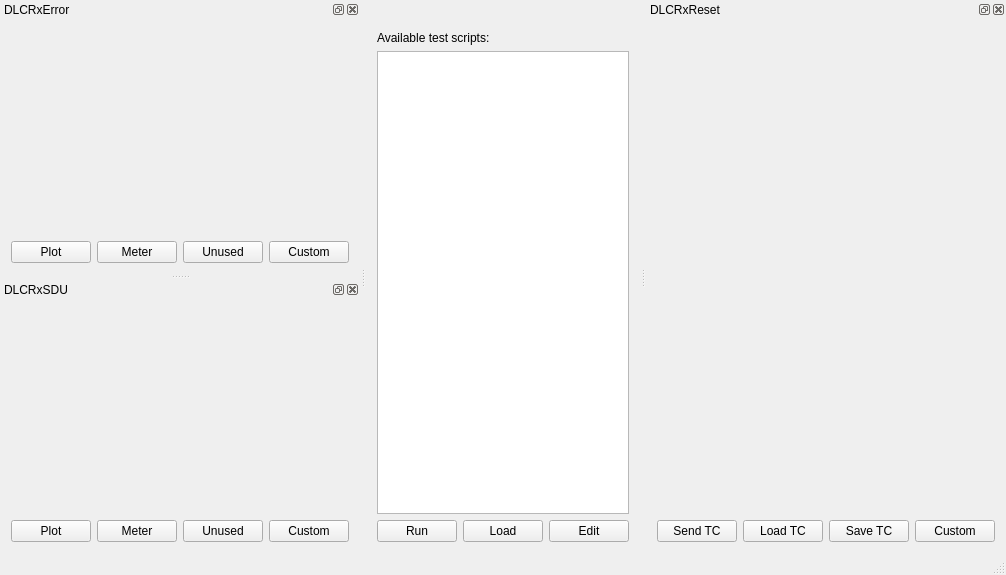
<?xml version="1.0" encoding="UTF-8"?>
<ui version="4.0">
 <class>MainWindow</class>
 <widget class="TasteMainWindow" name="MainWindow">
  <property name="geometry">
   <rect>
    <x>0</x>
    <y>0</y>
    <width>710</width>
    <height>575</height>
   </rect>
  </property>
  <property name="windowTitle">
   <string>rtapp</string>
  </property>
  <property name="tabShape">
   <enum>QTabWidget::Rounded</enum>
  </property>
  <property name="dockOptions">
   <set>QMainWindow::AllowNestedDocks|QMainWindow::AllowTabbedDocks|QMainWindow::AnimatedDocks</set>
  </property>
  <widget class="QWidget" name="centralWidget">
  <layout class="QVBoxLayout" name="verticalLayout">
     <item>
      <widget class="QLabel" name="tasteLogo" native="true">
       <property name="pixmap">
        <pixmap>tasteLogo_white.png</pixmap>
       </property>
      </widget>
     </item>
     <item>
      <widget class="QLabel" name="instructions" native="true">
       <property name="text">
        <string>Available test scripts:</string>
       </property>
      </widget>
     </item>
     <item>
      <widget class="QListWidget" name="msc" native="true"/>
     </item>
     <item>
      <layout class="QHBoxLayout" name="horizontalLayout">
       <item>
        <widget class="QPushButton" name="runMSC">
         <property name="text">
          <string>Run</string>
         </property>
        </widget>
       </item>
       <item>
        <widget class="QPushButton" name="loadMSC">
         <property name="text">
          <string>Load</string>
         </property>
        </widget>
       </item>
       <item>
        <widget class="QPushButton" name="editMSC">
         <property name="text">
          <string>Edit</string>
         </property>
        </widget>
       </item>
      </layout>
     </item>
    </layout>
   </widget>
   <widget class="QStatusBar" name="statusBar"/>
  <widget class="QDockWidget" name="tm_0">
   <property name="allowedAreas">
    <set>Qt::RightDockWidgetArea</set>
   </property>
   <property name="windowTitle">
    <string>DLCRxError</string>
   </property>
   <attribute name="dockWidgetArea">
    <number>1</number>
   </attribute>
   <widget class="QWidget" name="dockWidgetContents">
    <layout class="QVBoxLayout" name="verticalLayout">
     <item>
      <widget class="asn1Viewer" name="DLCRxError" native="true"/>
     </item>
     <item>
      <layout class="QHBoxLayout" name="horizontalLayout">
       <item>
        <widget class="QPushButton" name="plotButton">
         <property name="text">
          <string>Plot</string>
         </property>
        </widget>
       </item>
       <item>
        <widget class="QPushButton" name="meterButton">
         <property name="text">
          <string>Meter</string>
         </property>
        </widget>
       </item>
       <item>
        <widget class="QPushButton" name="unusedButton">
         <property name="text">
          <string>Unused</string>
         </property>
        </widget>
       </item>
       <item>
        <widget class="QPushButton" name="customCombo">
         <property name="text">
          <string>Custom</string>
         </property>
        </widget>
       </item>
      </layout>
     </item>
    </layout>
   </widget>
  </widget>
  <widget class="QDockWidget" name="tm_1">
   <property name="allowedAreas">
    <set>Qt::RightDockWidgetArea</set>
   </property>
   <property name="windowTitle">
    <string>DLCRxSDU</string>
   </property>
   <attribute name="dockWidgetArea">
    <number>1</number>
   </attribute>
   <widget class="QWidget" name="dockWidgetContents">
    <layout class="QVBoxLayout" name="verticalLayout">
     <item>
      <widget class="asn1Viewer" name="DLCRxSDU" native="true"/>
     </item>
     <item>
      <layout class="QHBoxLayout" name="horizontalLayout">
       <item>
        <widget class="QPushButton" name="plotButton">
         <property name="text">
          <string>Plot</string>
         </property>
        </widget>
       </item>
       <item>
        <widget class="QPushButton" name="meterButton">
         <property name="text">
          <string>Meter</string>
         </property>
        </widget>
       </item>
       <item>
        <widget class="QPushButton" name="unusedButton">
         <property name="text">
          <string>Unused</string>
         </property>
        </widget>
       </item>
       <item>
        <widget class="QPushButton" name="customCombo">
         <property name="text">
          <string>Custom</string>
         </property>
        </widget>
       </item>
      </layout>
     </item>
    </layout>
   </widget>
  </widget>
  <widget class="QDockWidget" name="tc_2">
   <property name="allowedAreas">
    <set>Qt::RightDockWidgetArea</set>
   </property>
   <property name="windowTitle">
    <string>DLCRxReset</string>
   </property>
   <attribute name="dockWidgetArea">
    <number>2</number>
   </attribute>
   <widget class="QWidget" name="dockWidgetContents">
    <layout class="QVBoxLayout" name="verticalLayout">
     <item>
      <widget class="asn1Editor" name="DLCRxReset" native="true"/>
     </item>
     <item>
      <layout class="QHBoxLayout" name="horizontalLayout">
       <item>
        <widget class="QPushButton" name="sendButton">
         <property name="text">
          <string>Send TC</string>
         </property>
        </widget>
       </item>
       <item>
        <widget class="QPushButton" name="loadButton">
         <property name="text">
          <string>Load TC</string>
         </property>
        </widget>
       </item>
       <item>
        <widget class="QPushButton" name="saveButton">
         <property name="text">
          <string>Save TC</string>
         </property>
        </widget>
       </item>
       <item>
        <widget class="QPushButton" name="customCombo">
         <property name="text">
          <string>Custom</string>
         </property>
        </widget>
       </item>
      </layout>
     </item>
    </layout>
   </widget>
  </widget>
 </widget>
 <layoutdefault spacing="6" margin="11"/>
 <customwidgets>
     <customwidget>
          <class>asn1Editor</class>
          <extends>QWidget</extends>
          <header>asn1_value_editor</header>
     </customwidget>
     <customwidget>
          <class>asn1Viewer</class>
          <extends>QWidget</extends>
          <header>asn1_value_editor</header>
     </customwidget>
     <customwidget>
          <class>TasteMainWindow</class>
          <extends>QMainWindow</extends>
          <header>TasteMainWindow</header>
     </customwidget>
 </customwidgets>
 <resources/>
 <connections/>
</ui>
